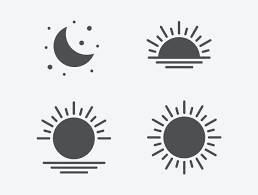
#> input picture weatherApiGui/images.png, 258 x 195 px, found by its file name
$ python Image.py
#> lines starting #> are read from the running program, lines starting #| are printed output that depends on the picture
from PIL import Image
with Image.open("\\weatherApiGui\\images.png") as im:
#> im is the input picture: PIL image 258x195 P; mean R, G, B 224.3, 225.3, 227.3
    im.rotate(45).show()
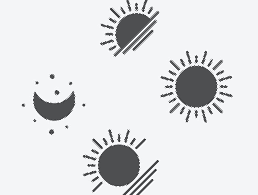
#> shown: PIL image 258x195 P; mean R, G, B 224.2, 225.2, 227.2
